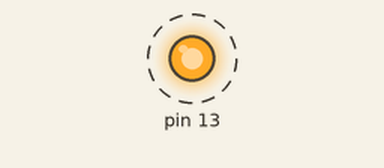
Simulated run of this sketch. Board: Arduino Uno, built with avr-gcc and run on an emulated ATmega328P. On the bench: output pins drawn as LEDs (lit = HIGH). Dashed ring = blinking.

Above: at 0.2 s.
Timing chart, 0 to 3.0 s (numbered marks = the images above):
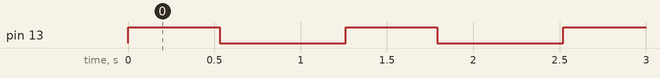

Measured:
- by itself, pin 13: alternates HIGH for 0.53 s and LOW for 0.73 s

The sketch:

arduino_1.ino
```cpp
void setup() {
  pinMode(13, OUTPUT);
}

void loop() {
  digitalWrite(13, HIGH);
  delay(530);

  digitalWrite(13, LOW);
  delay(730);
}
```
